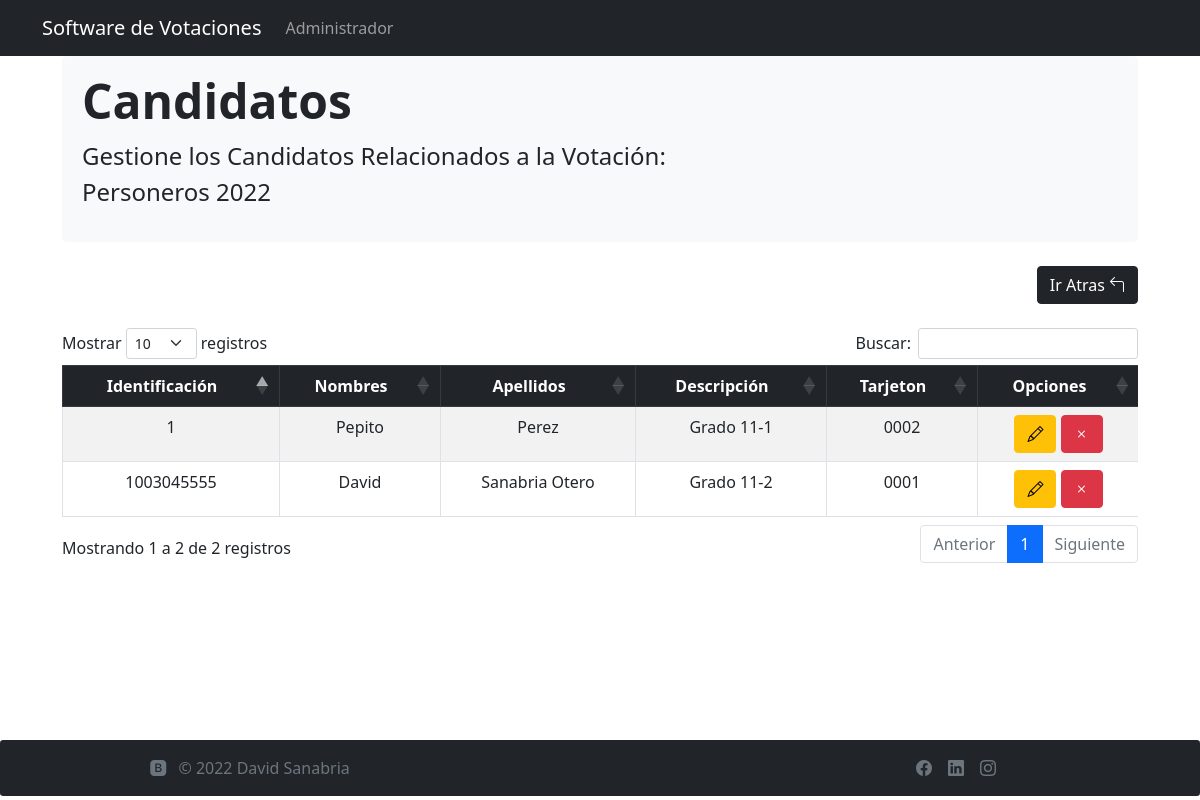
Page /listarcandidatos/3 on the committed database.
### votacion/models.py (models this page shows, shortened)
class votacion(models.Model):
    ide=models.AutoField(primary_key=True)
    nombre = models.CharField(max_length=100,null=False,blank=False,verbose_name="Nombre Votación")
    descripcion = models.CharField(max_length=250,null=False,blank=False,verbose_name="Descripción Votación")
    fecha_inicio = models.DateTimeField(verbose_name="Fecha de Inicio")
    fecha_fin = models.DateTimeField(verbose_name="Fecha de Finalización")
    estado = models.BooleanField(default=True,verbose_name="Estado")
    propietario = models.ForeignKey(User,on_delete= models.CASCADE, null=False, blank=False,verbose_name="Propietario")
    class Meta:
        verbose_name = 'Votación'
        verbose_name_plural = 'Votaciones'
    def __str__(self):
        return self.nombre

class candidato(models.Model):
    ide=models.AutoField(primary_key=True)
    votante = models.ForeignKey(votante,on_delete= models.CASCADE, null=False, blank=False,verbose_name="Candidato")
    tarjeton = models.CharField(max_length=4,verbose_name="Número de Tarjeton")
    imagen = models.ImageField(verbose_name="Imagen",null=True)
    descripcion = models.CharField(max_length=100,verbose_name="Descripción")
    votacion = models.ForeignKey(votacion,on_delete= models.CASCADE, null=False, blank=False,verbose_name="Votación")
    class Meta:
        verbose_name = 'Candidato'
        verbose_name_plural = 'Candidatos'

class votante(models.Model):
    ide = models.IntegerField(primary_key=True,null=False,verbose_name="Identificacion")
    nombre = models.CharField(max_length=50,null=False,blank=False,verbose_name="Nombres")
    apellido = models.CharField(max_length=50,null=False,blank=False,verbose_name="Apellidos")
    votacion = models.JSONField(verbose_name="Votaciones",null=True,blank=True)
    class Meta:
        verbose_name = 'Votante'
        verbose_name_plural = 'Votantes'

### votacion/views.py (the view)
# urls.py: path('listarcandidatos/<int:ide>',views.listarCandidatos,name='listarcandidatos'),
def listarCandidatos(request,ide):
    Votacion = votacion.objects.get(ide=ide)
    Candidatos = candidato.objects.filter(votacion=ide)
    return render(request,'views/candidatos/listarCandidatos.html',{'data':Candidatos,'votacion':Votacion })

### votacion/templates/views/candidatos/listarCandidatos.html (shortened to what this page needs)
{% load static %}
{% include 'base/base.html' %}
{% block content %}
<main>
    <div class="container col-md-11">
        <div class="p-2 mb-4 bg-light rounded-3">
            <div class="container-fluid py-2">
            <h1 class="display-5 fw-bold">Candidatos</h1>
            <p class="col-md-8 fs-4">Gestione los Candidatos Relacionados a la Votación: {{votacion}} </p>
            </div>
        </div>
        <div align="right">
            <a href="{% url 'listarvotaciones' %}" class="btn btn-dark btn-xs" title="Regresar a Votaciones"> Ir Atras <i class="bi bi-arrow-90deg-left"></i></a>
        </div>
        <br>
        <div class="table-responsive">
            <table id="cambios" class="table table-striped  table-bordered text-center" >
                <thead class=" text-center content-center table-dark">
                    {% load humanize %}
                    <tr class="text-center">
                        <th class="text-center">Identificación</th>
                        <th class="text-center">Nombres</th>
                        <th class="text-center">Apellidos</th>
                        <th class="text-center">Descripción</th>
                        <th class="text-center">Tarjeton</th>
                        <th class="text-center">Opciones</th>
                    </tr>
                </thead>
                <tbody>
                    {% for data in data %}
                    <tr>
                        <td>{{data.votante.ide}}</td>
                        <td>{{data.votante.nombre}}</td>
                        <td>{{data.votante.apellido}}</td>
                        <td>{{data.descripcion}}</td>
                        <td>{{data.tarjeton}}</td>
                        <td>
                            <button onclick="abrir_modal_edicion('{% url 'editarcandidato' data.ide %}')" class="btn btn-warning btn-xs" title="Editar Candidato"><i class="bi bi-pencil"></i></button>
                            <button onclick="abrir_modal_eliminacion('{% url 'eliminarcandidato' data.ide %}')" class="btn btn-danger btn-xs" title="Eliminar Candidato"><i class="bi bi-x"></i></button>
                        </td>
                    </tr>
                    {% endfor %}
                </tbody>
            </table >
        </div>
    </div>
</main>
{% endblock %}
{% include 'base/footer.html' %}

### rows in the picture
votacion: nombre "Personeros 2022"
candidato: votante.ide "1003045555", votante.nombre "David", votante.apellido "Sanabria Otero", descripcion "Grado 11-2", tarjeton "0001"
candidato: votante.ide "1", votante.nombre "Pepito", votante.apellido "Perez", descripcion "Grado 11-1", tarjeton "0002"
